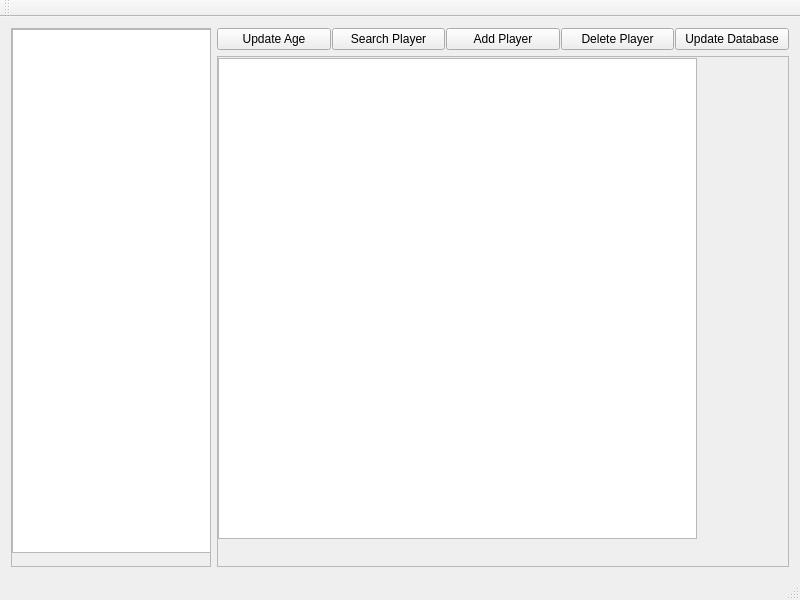
<?xml version="1.0" encoding="UTF-8"?>
<ui version="4.0">
 <class>MainWindow</class>
 <widget class="QMainWindow" name="MainWindow">
  <property name="geometry">
   <rect>
    <x>0</x>
    <y>0</y>
    <width>800</width>
    <height>600</height>
   </rect>
  </property>
  <property name="sizePolicy">
   <sizepolicy hsizetype="Minimum" vsizetype="Minimum">
    <horstretch>0</horstretch>
    <verstretch>0</verstretch>
   </sizepolicy>
  </property>
  <property name="windowTitle">
   <string>PmTL</string>
  </property>
  <widget class="QWidget" name="centralWidget">
   <property name="sizePolicy">
    <sizepolicy hsizetype="Expanding" vsizetype="Expanding">
     <horstretch>0</horstretch>
     <verstretch>0</verstretch>
    </sizepolicy>
   </property>
   <layout class="QHBoxLayout" name="horizontalLayout_2">
    <item>
     <widget class="QScrollArea" name="countriesScrollArea">
      <property name="enabled">
       <bool>true</bool>
      </property>
      <property name="sizePolicy">
       <sizepolicy hsizetype="Preferred" vsizetype="Expanding">
        <horstretch>0</horstretch>
        <verstretch>0</verstretch>
       </sizepolicy>
      </property>
      <property name="minimumSize">
       <size>
        <width>200</width>
        <height>0</height>
       </size>
      </property>
      <property name="baseSize">
       <size>
        <width>200</width>
        <height>0</height>
       </size>
      </property>
      <property name="autoFillBackground">
       <bool>true</bool>
      </property>
      <property name="verticalScrollBarPolicy">
       <enum>Qt::ScrollBarAsNeeded</enum>
      </property>
      <property name="widgetResizable">
       <bool>true</bool>
      </property>
      <widget class="QWidget" name="scrollAreaWidgetContents">
       <property name="geometry">
        <rect>
         <x>0</x>
         <y>0</y>
         <width>196</width>
         <height>520</height>
        </rect>
       </property>
       <property name="sizePolicy">
        <sizepolicy hsizetype="Expanding" vsizetype="Expanding">
         <horstretch>0</horstretch>
         <verstretch>0</verstretch>
        </sizepolicy>
       </property>
       <property name="autoFillBackground">
        <bool>true</bool>
       </property>
       <widget class="QTableView" name="countriesList">
        <property name="geometry">
         <rect>
          <x>0</x>
          <y>0</y>
          <width>200</width>
          <height>524</height>
         </rect>
        </property>
        <property name="sizePolicy">
         <sizepolicy hsizetype="Maximum" vsizetype="Maximum">
          <horstretch>0</horstretch>
          <verstretch>0</verstretch>
         </sizepolicy>
        </property>
        <property name="minimumSize">
         <size>
          <width>200</width>
          <height>524</height>
         </size>
        </property>
        <property name="maximumSize">
         <size>
          <width>16777215</width>
          <height>16777215</height>
         </size>
        </property>
        <property name="baseSize">
         <size>
          <width>200</width>
          <height>524</height>
         </size>
        </property>
        <property name="font">
         <font>
          <family>Sans Serif</family>
          <pointsize>9</pointsize>
          <weight>50</weight>
          <bold>false</bold>
         </font>
        </property>
        <property name="autoFillBackground">
         <bool>true</bool>
        </property>
        <property name="verticalScrollBarPolicy">
         <enum>Qt::ScrollBarAsNeeded</enum>
        </property>
        <property name="horizontalScrollBarPolicy">
         <enum>Qt::ScrollBarAsNeeded</enum>
        </property>
        <property name="autoScroll">
         <bool>true</bool>
        </property>
        <property name="editTriggers">
         <set>QAbstractItemView::NoEditTriggers</set>
        </property>
        <property name="dragEnabled">
         <bool>true</bool>
        </property>
        <property name="dragDropOverwriteMode">
         <bool>true</bool>
        </property>
        <property name="selectionMode">
         <enum>QAbstractItemView::ExtendedSelection</enum>
        </property>
        <property name="selectionBehavior">
         <enum>QAbstractItemView::SelectRows</enum>
        </property>
        <property name="verticalScrollMode">
         <enum>QAbstractItemView::ScrollPerPixel</enum>
        </property>
        <property name="horizontalScrollMode">
         <enum>QAbstractItemView::ScrollPerPixel</enum>
        </property>
        <property name="sortingEnabled">
         <bool>true</bool>
        </property>
        <property name="wordWrap">
         <bool>true</bool>
        </property>
        <attribute name="horizontalHeaderVisible">
         <bool>false</bool>
        </attribute>
        <attribute name="horizontalHeaderCascadingSectionResizes">
         <bool>true</bool>
        </attribute>
        <attribute name="horizontalHeaderDefaultSectionSize">
         <number>150</number>
        </attribute>
        <attribute name="horizontalHeaderStretchLastSection">
         <bool>true</bool>
        </attribute>
        <attribute name="verticalHeaderVisible">
         <bool>false</bool>
        </attribute>
        <attribute name="verticalHeaderCascadingSectionResizes">
         <bool>true</bool>
        </attribute>
        <attribute name="verticalHeaderShowSortIndicator" stdset="0">
         <bool>true</bool>
        </attribute>
        <attribute name="verticalHeaderStretchLastSection">
         <bool>true</bool>
        </attribute>
       </widget>
      </widget>
     </widget>
    </item>
    <item>
     <layout class="QVBoxLayout" name="verticalLayout">
      <item>
       <layout class="QHBoxLayout" name="horizontalLayout">
        <property name="spacing">
         <number>1</number>
        </property>
        <item>
         <widget class="QPushButton" name="ageButton">
          <property name="sizePolicy">
           <sizepolicy hsizetype="Minimum" vsizetype="Minimum">
            <horstretch>0</horstretch>
            <verstretch>0</verstretch>
           </sizepolicy>
          </property>
          <property name="text">
           <string>Update Age</string>
          </property>
         </widget>
        </item>
        <item>
         <widget class="QPushButton" name="searchButton">
          <property name="sizePolicy">
           <sizepolicy hsizetype="Minimum" vsizetype="Minimum">
            <horstretch>0</horstretch>
            <verstretch>0</verstretch>
           </sizepolicy>
          </property>
          <property name="text">
           <string>Search Player</string>
          </property>
         </widget>
        </item>
        <item>
         <widget class="QPushButton" name="addButton">
          <property name="sizePolicy">
           <sizepolicy hsizetype="Minimum" vsizetype="Minimum">
            <horstretch>0</horstretch>
            <verstretch>0</verstretch>
           </sizepolicy>
          </property>
          <property name="text">
           <string>Add Player</string>
          </property>
         </widget>
        </item>
        <item>
         <widget class="QPushButton" name="deleteButton">
          <property name="sizePolicy">
           <sizepolicy hsizetype="Minimum" vsizetype="Minimum">
            <horstretch>0</horstretch>
            <verstretch>0</verstretch>
           </sizepolicy>
          </property>
          <property name="text">
           <string>Delete Player</string>
          </property>
         </widget>
        </item>
        <item>
         <widget class="QPushButton" name="updateButton">
          <property name="sizePolicy">
           <sizepolicy hsizetype="Minimum" vsizetype="Minimum">
            <horstretch>0</horstretch>
            <verstretch>0</verstretch>
           </sizepolicy>
          </property>
          <property name="text">
           <string>Update Database</string>
          </property>
         </widget>
        </item>
       </layout>
      </item>
      <item>
       <widget class="QScrollArea" name="playersScrollArea">
        <property name="autoFillBackground">
         <bool>true</bool>
        </property>
        <property name="widgetResizable">
         <bool>true</bool>
        </property>
        <widget class="QWidget" name="scrollAreaWidgetContents_2">
         <property name="geometry">
          <rect>
           <x>0</x>
           <y>0</y>
           <width>570</width>
           <height>486</height>
          </rect>
         </property>
         <property name="sizePolicy">
          <sizepolicy hsizetype="Expanding" vsizetype="Expanding">
           <horstretch>0</horstretch>
           <verstretch>0</verstretch>
          </sizepolicy>
         </property>
         <widget class="QTableView" name="playerList">
          <property name="geometry">
           <rect>
            <x>0</x>
            <y>1</y>
            <width>479</width>
            <height>481</height>
           </rect>
          </property>
          <property name="sizePolicy">
           <sizepolicy hsizetype="Fixed" vsizetype="Fixed">
            <horstretch>0</horstretch>
            <verstretch>0</verstretch>
           </sizepolicy>
          </property>
          <property name="minimumSize">
           <size>
            <width>479</width>
            <height>481</height>
           </size>
          </property>
          <property name="baseSize">
           <size>
            <width>479</width>
            <height>481</height>
           </size>
          </property>
          <property name="verticalScrollBarPolicy">
           <enum>Qt::ScrollBarAsNeeded</enum>
          </property>
          <property name="horizontalScrollBarPolicy">
           <enum>Qt::ScrollBarAsNeeded</enum>
          </property>
          <property name="sortingEnabled">
           <bool>true</bool>
          </property>
          <attribute name="horizontalHeaderCascadingSectionResizes">
           <bool>true</bool>
          </attribute>
          <attribute name="horizontalHeaderDefaultSectionSize">
           <number>20</number>
          </attribute>
          <attribute name="horizontalHeaderStretchLastSection">
           <bool>true</bool>
          </attribute>
          <attribute name="verticalHeaderVisible">
           <bool>false</bool>
          </attribute>
         </widget>
        </widget>
       </widget>
      </item>
     </layout>
    </item>
   </layout>
  </widget>
  <widget class="QMenuBar" name="menuBar">
   <property name="geometry">
    <rect>
     <x>0</x>
     <y>0</y>
     <width>800</width>
     <height>24</height>
    </rect>
   </property>
  </widget>
  <widget class="QToolBar" name="mainToolBar">
   <attribute name="toolBarArea">
    <enum>TopToolBarArea</enum>
   </attribute>
   <attribute name="toolBarBreak">
    <bool>false</bool>
   </attribute>
  </widget>
  <widget class="QStatusBar" name="statusBar"/>
 </widget>
 <layoutdefault spacing="6" margin="11"/>
 <resources/>
 <connections/>
</ui>
